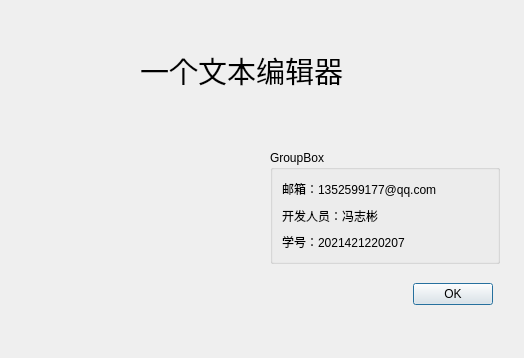
<?xml version="1.0" encoding="UTF-8"?>
<ui version="4.0">
 <class>AboutDialog</class>
 <widget class="QDialog" name="AboutDialog">
  <property name="geometry">
   <rect>
    <x>0</x>
    <y>0</y>
    <width>524</width>
    <height>358</height>
   </rect>
  </property>
  <property name="windowTitle">
   <string>关于</string>
  </property>
  <property name="windowIcon">
   <iconset theme="QIcon::ThemeIcon::UserAvailable"/>
  </property>
  <widget class="QDialogButtonBox" name="buttonBox">
   <property name="geometry">
    <rect>
     <x>400</x>
     <y>280</y>
     <width>93</width>
     <height>28</height>
    </rect>
   </property>
   <property name="orientation">
    <enum>Qt::Orientation::Horizontal</enum>
   </property>
   <property name="standardButtons">
    <set>QDialogButtonBox::StandardButton::Ok</set>
   </property>
  </widget>
  <widget class="QLabel" name="label">
   <property name="geometry">
    <rect>
     <x>140</x>
     <y>40</y>
     <width>291</width>
     <height>61</height>
    </rect>
   </property>
   <property name="font">
    <font>
     <pointsize>22</pointsize>
    </font>
   </property>
   <property name="text">
    <string>一个文本编辑器</string>
   </property>
  </widget>
  <widget class="QGroupBox" name="groupBox">
   <property name="geometry">
    <rect>
     <x>270</x>
     <y>150</y>
     <width>230</width>
     <height>114</height>
    </rect>
   </property>
   <property name="title">
    <string>GroupBox</string>
   </property>
   <layout class="QVBoxLayout" name="verticalLayout">
    <item>
     <widget class="QLabel" name="label_4">
      <property name="text">
       <string>邮箱：1352599177@qq.com</string>
      </property>
     </widget>
    </item>
    <item>
     <widget class="QLabel" name="label_2">
      <property name="text">
       <string>开发人员：冯志彬</string>
      </property>
     </widget>
    </item>
    <item>
     <widget class="QLabel" name="label_3">
      <property name="text">
       <string>学号：2021421220207</string>
      </property>
     </widget>
    </item>
   </layout>
  </widget>
  <widget class="QLabel" name="label_5">
   <property name="geometry">
    <rect>
     <x>20</x>
     <y>120</y>
     <width>201</width>
     <height>201</height>
    </rect>
   </property>
   <property name="styleSheet">
    <string notr="true">background-image: url(:/img/about.png);</string>
   </property>
   <property name="text">
    <string/>
   </property>
  </widget>
 </widget>
 <resources/>
 <connections>
  <connection>
   <sender>buttonBox</sender>
   <signal>accepted()</signal>
   <receiver>AboutDialog</receiver>
   <slot>accept()</slot>
   <hints>
    <hint type="sourcelabel">
     <x>248</x>
     <y>254</y>
    </hint>
    <hint type="destinationlabel">
     <x>157</x>
     <y>274</y>
    </hint>
   </hints>
  </connection>
  <connection>
   <sender>buttonBox</sender>
   <signal>rejected()</signal>
   <receiver>AboutDialog</receiver>
   <slot>reject()</slot>
   <hints>
    <hint type="sourcelabel">
     <x>316</x>
     <y>260</y>
    </hint>
    <hint type="destinationlabel">
     <x>286</x>
     <y>274</y>
    </hint>
   </hints>
  </connection>
 </connections>
</ui>
